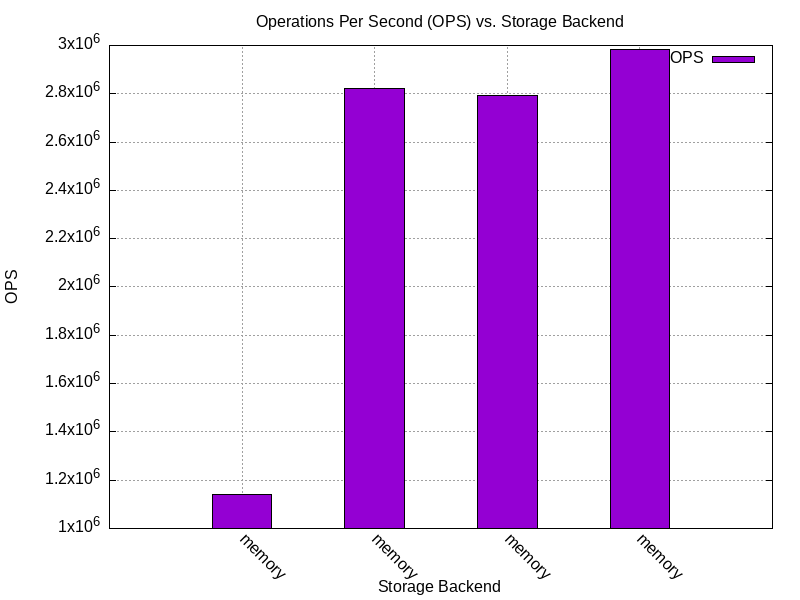

Generate this figure with gnuplot:
set terminal png size 800,600
set output "benchmark_results/memory/charts/ops_vs_storage.png"
set title "Operations Per Second (OPS) vs. Storage Backend"
set xlabel "Storage Backend"
set ylabel "OPS"
set grid
set key top right
set style data histogram
set style histogram cluster gap 1
set style fill solid border -1
set boxwidth 0.9
set xtic rotate by -45 scale 0
set datafile separator ","
# Skip header line
plot "benchmark_results/memory/benchmark_results.csv" using 3:xtic(5) every ::1 title "OPS"
